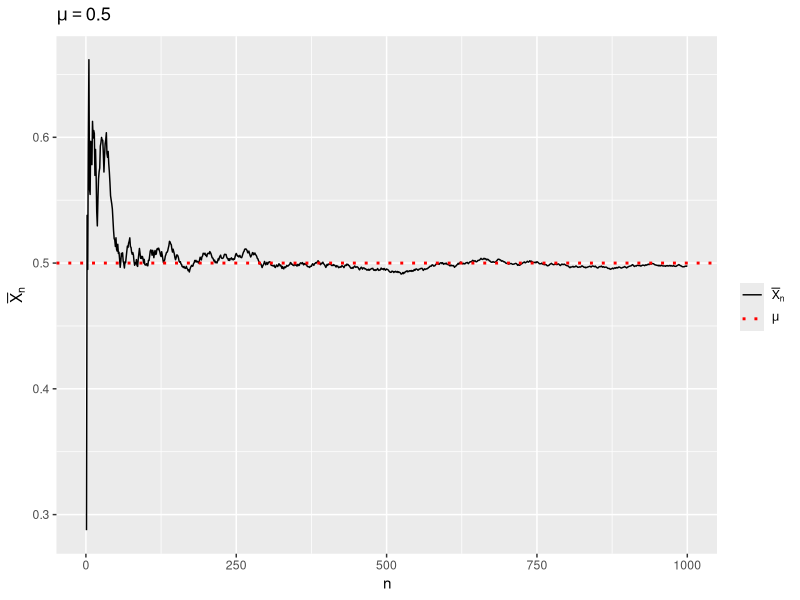
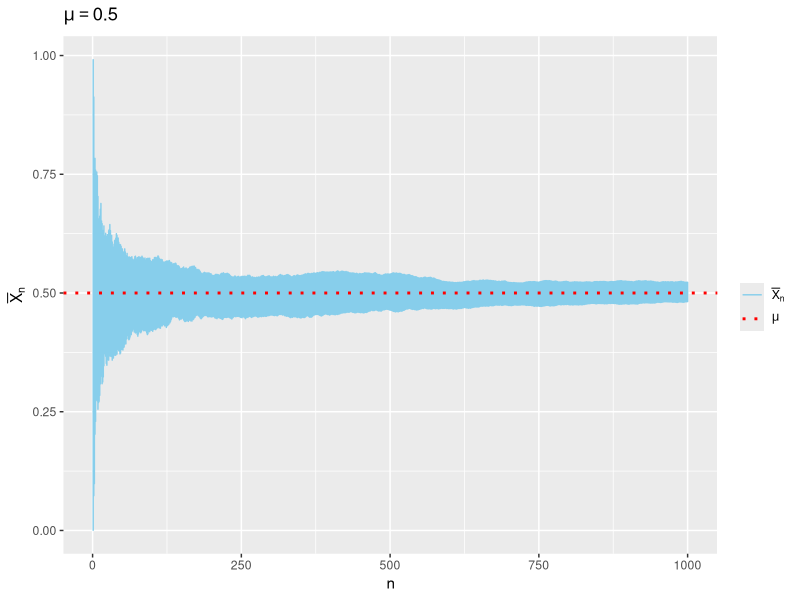

The R source for these figures, in order:
### 標本平均の一致性
set.seed(123) # 乱数シードの指定
N <- 1000 # サンプル数
x <- runif(N) # 区間(0,1)上の一様乱数で試行
## n=1,2,...,Nと変えていった際の標本平均を計算
xbar <- cumsum(x)/(1:N) 
## 可視化
library(tidyverse)
ggplot() + 
  geom_line(aes(x = 1:N, y = xbar, color = "1")) +
  # 凡例の変更の際に参照するために, colorを文字列で指定する 
  geom_hline(aes(yintercept = 0.5, color = "2"), # 真の平均μ=0.5を表す直線を追加
             linetype ="dotted", # 点線で描画
             linewidth = 1) + # 線の幅の指定
  labs(x = "n", y = expression(bar(X)[n]), 
       title = expression(mu == 0.5)) +
  scale_color_manual(name = "", values = c("black", "red"),
                     labels = c(expression(bar(X)[n]), expression(mu)))
# 色と凡例の変更

## 複数回のシミュレーションによる一致性の確認
M <- 100 # シミュレーションの回数
res <- replicate(M, cumsum(runif(N))/(1:N))
# 関数replicate
# 第２引数に与えたコードを第１引数の回数だけ実行し結果を返す
# 今の場合, 結果はM x Nの行列(行数M, 列数Nの長方形状のデータ構造)
# で返却され, j列目にj回目のシミュレーション結果が格納されている
str(res) # 結果の概要の表示
## 可視化
## ggplotの書式に載せるために, 結果を「試行回数」「実験番号」
##「実験結果」の3つの列をもつデータフレームに変換する
dat <- as.data.frame(res) |> # データフレームに変換
  mutate(time = 1:N) |> # 「試行回数」にあたる列を追加
  pivot_longer(-time) # 実験結果の列を結合して3列のデータフレームに変換
str(dat) # 変換後のデータを表示(nameが実験番号, valueが実験結果)
## 試行回数を横軸, 実験結果を縦軸にとってggplotを作成
ggplot(dat) + 
  geom_line(aes(time, y = value, color = "1")) +
  # 凡例の変更の際に参照するために, colorを文字列で指定する 
  geom_hline(aes(yintercept = 0.5, color = "2"), # 真の平均μ=0.5を表す直線を追加
             linetype ="dotted", # 点線で描画
             linewidth = 1) + # 線の幅の指定
  labs(x = "n", y = expression(bar(X)[n]), 
       title = expression(mu == 0.5)) +
  scale_color_manual(name = "", values = c("skyblue", "red"),
                     labels = c(expression(bar(X)[n]), expression(mu)))
